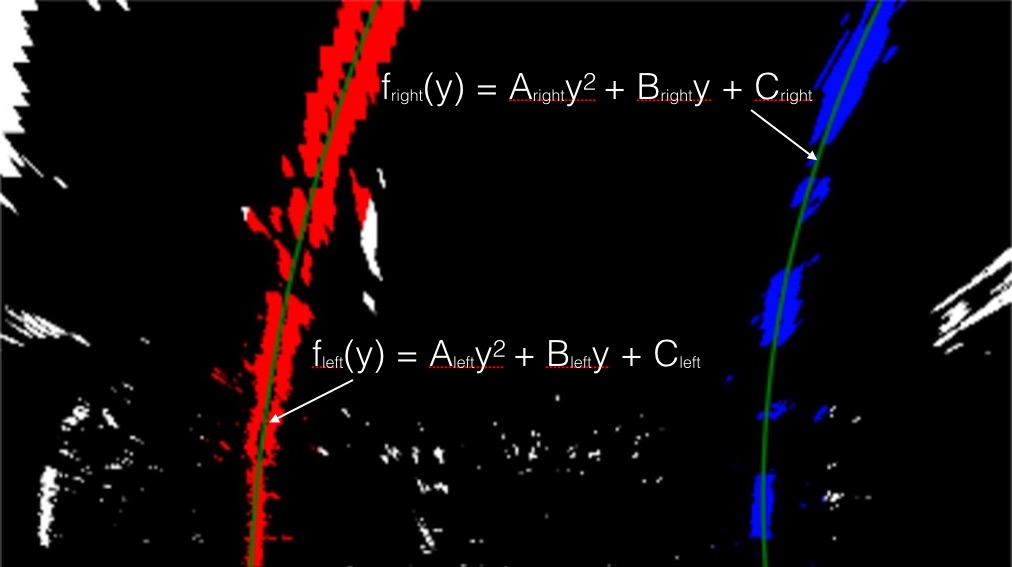
#> input picture CarND-Advanced-Lane-Lines/examples/color_fit_lines.jpg, 1012 x 567 px
$ python -i Line.py   (imports and definitions only)   (older library calls are emulated)
#> lines starting #> are read from the running program, lines starting #| are printed output that depends on the picture; after the words box and inside, x2 and y2 are one past the last pixel; in counts of white or black regions, pixels touching at a corner belong together

import numpy as np
import cv2
import pickle


def pipeline(img, s_thresh=(170, 255), sx_thresh=(30, 150)):
    """pipeline, single images."""
    img = np.copy(img)

    # Convert to HLS color space and separate the l & s channel
    hls = cv2.cvtColor(img, cv2.COLOR_RGB2HLS).astype(np.float)
    l_channel = hls[:,:,1]
    s_channel = hls[:,:,2]

    # Sobel x
    sobelx = cv2.Sobel(l_channel, cv2.CV_64F, 1, 0) # Take the derivative in x
    abs_sobelx = np.absolute(sobelx) # Absolute x derivative to accentuate lines away from horizontal
    scaled_sobel = np.uint8(255*abs_sobelx/np.max(abs_sobelx))

    # Threshold x gradient
    sxbinary = np.zeros_like(scaled_sobel)
    sxbinary[(scaled_sobel >= sx_thresh[0]) & (scaled_sobel <= sx_thresh[1])] = 1

    # Threshold HLS color channel
    s_binary = np.zeros_like(s_channel)
    s_binary[(s_channel >= s_thresh[0]) & (s_channel <= s_thresh[1])] = 1


    # Stack each channel
    # Note color_binary[:, :, 0] is all 0s, effectively an all black image. It might
    # be beneficial to replace this channel with something else.
    color_binary = np.dstack(( np.zeros_like(sxbinary), sxbinary, s_binary))
    final_result = np.zeros_like(sxbinary)
    final_result[(sxbinary == 1) |(s_binary ==1)] =1

    return color_binary, final_result

def warper(img, src, dst):
    """Perspective Transform"""
    # Compute and apply perpective transform
    img_size = (img.shape[1], img.shape[0])
    M = cv2.getPerspectiveTransform(src, dst)
    warped = cv2.warpPerspective(img, M, img_size, flags=cv2.INTER_NEAREST)  # keep same size as input image
    return warped

def lines_sanity_check(lens, left_fit, right_fit, left_curverad, right_curverad):

    """Make sure curves are reasonable."""
    dist_thresh = (500, 1000)    # Distance of left and right lane in pixels
    roc_max_thresh = 10000      # Threshold for straight lines
    roc_diff_thresh = (0, 30000) # Threshold for curved lines

    # Distance Check
    left = left_fit[0]*lens**2 + left_fit[1]*lens + left_fit[2]
    right = right_fit[0]*lens**2 + right_fit[1]*lens + right_fit[2]
    base_diff = np.abs(left - right)
    base_diff_check = (base_diff > dist_thresh[0]) & (base_diff < dist_thresh[1])

    # ROC check
    roc_diff = np.abs(right_curverad - left_curverad)
    roc_max_check = (left_curverad > roc_max_thresh) | (right_curverad > roc_max_thresh)
    roc_diff_check = (roc_diff > roc_diff_thresh[0]) & (roc_diff < roc_diff_thresh[1])
    roc_check = roc_max_check | roc_diff_check

    # Parallel Check. Checking if they are of same sign or not
    coeff1_sign = left_fit[0]*right_fit[0]
    coeff2_sign = left_fit[1]*right_fit[1]
    parallel_check = (coeff1_sign > 0) & (coeff2_sign > 0)

    # Assersion
    if base_diff_check and roc_check and parallel_check:
        return True
    else:
        return False


class Line():
    def __init__(self):

        # load distortion correction
        with open('src/mtx.pkl', 'rb') as temp:
            self.mtx = pickle.load(temp)
        with open('src/dist.pkl', 'rb') as temp:
            self.dist = pickle.load(temp)

        self.SRC_COORDS = np.float32([(203,720),(1127,720),(695,460),(585,460)])
        self.DEST_COORDS = np.float32([(320,720),(960,720),(960,0),(320,0)])


        ## Smoothing parameters below
        # was the line detected in the last iteration?
        self.detected = False
        self.N = 5

        # x values of the last n fits of the line
        self.last_xfitted_left = []
        self.last_xfitted_right = []

        # coefficients of the last n fits of the line
        self.last_fit_left = []
        self.last_fit_right = []

        # average x values of the fitted line over the iterations
        self.bestx_left = []
        self.bestx_right = []
        # polynomial coefficients averaged over the iterations
        self.best_fit_left = []
        self.best_fit_right = []

        # polynomial coefficients for the most last fit
        self.current_fit_left = []
        self.current_fit_right = []

        #radius of curvature of the line in some units
        self.radius_of_curvature_left = None
        self.radius_of_curvature_right = None
        #distance in meters of vehicle center from the line
        self.line_base_pos = None
        #difference in fit coefficients between last and new fits
        self.diffs = np.array([0,0,0], dtype='float')

        self.shape = None
        self.count_faulty_images = 0

        self.position = None

    # Function for obtaining ROC
    def get_radius_of_curvature(self, nonzerox,nonzeroy,left_lane_inds,right_lane_inds,left_fit,right_fit):
        ym_per_pix = 30/720 # meters per pixel in y dimension
        xm_per_pix = 3.7/700 # meters per pixel in x dimension
        leftx = nonzerox[left_lane_inds]
        lefty = nonzeroy[left_lane_inds]
        rightx = nonzerox[right_lane_inds]
        righty = nonzeroy[right_lane_inds]


        y_eval = self.shape[0]

        left_fit_cr = np.polyfit(lefty*ym_per_pix, leftx*xm_per_pix, 2)
        right_fit_cr = np.polyfit(righty*ym_per_pix, rightx*xm_per_pix, 2)

        left_curverad = ((1 + (2*left_fit_cr[0]*y_eval*ym_per_pix + left_fit_cr[1])**2)**1.5) / np.absolute(2*left_fit_cr[0])
        right_curverad = ((1 + (2*right_fit_cr[0]*y_eval*ym_per_pix + right_fit_cr[1])**2)**1.5) / np.absolute(2*right_fit_cr[0])

        return left_curverad, right_curverad

    def detect_lane_lines(self, binary_warped, previous = True):
        # Function to detect lane lines. Previous = True if using previous images
        # Assuming you have created a warped binary image called "binary_warped"
        # Take a histogram of the bottom half of the image
        nwindows = 9
        window_height = np.int(binary_warped.shape[0]/nwindows)
        minpix = 50
        margin = 50
        left_lane_inds = []
        right_lane_inds = []

        nonzero = binary_warped.nonzero()
        nonzeroy = np.array(nonzero[0])
        nonzerox = np.array(nonzero[1])

        if previous == True:
            out_img = np.dstack((binary_warped, binary_warped, binary_warped))*255
            base_y = self.shape[1]-1

            for window in range(nwindows):
                # Identify window boundaries in x and y (and right and left)
                win_y_low = binary_warped.shape[0] - (window+1)*window_height
                win_y_high = binary_warped.shape[0] - window*window_height
                leftx_current = self.current_fit_left[0]*(win_y_high -1)**2 + self.current_fit_left[1]*(win_y_high -1) + self.current_fit_left[2]
                rightx_current = self.current_fit_right[0]*(win_y_high -1)**2 + self.current_fit_right[1]*(win_y_high -1) + self.current_fit_right[2]
                win_xleft_low = leftx_current - margin
                win_xleft_high = leftx_current + margin
                win_xright_low = rightx_current - margin
                win_xright_high = rightx_current + margin
                # Identify the nonzero pixels in x and y within the window
                good_left_inds = ((nonzeroy >= win_y_low) & (nonzeroy < win_y_high) & (nonzerox >= win_xleft_low) & (nonzerox < win_xleft_high)).nonzero()[0]
                good_right_inds = ((nonzeroy >= win_y_low) & (nonzeroy < win_y_high) & (nonzerox >= win_xright_low) & (nonzerox < win_xright_high)).nonzero()[0]
                # Append these indices to the lists
                left_lane_inds.append(good_left_inds)
                right_lane_inds.append(good_right_inds)
        else:
            histogram = np.sum(binary_warped[int(binary_warped.shape[0]/2):,:], axis=0)
            # Create an output image to draw on and  visualize the result
            out_img = np.dstack((binary_warped, binary_warped, binary_warped))*255
            # Find the peak of the left and right halves of the histogram
            # These will be the starting point for the left and right lines
            midpoint = np.int(histogram.shape[0]/2)
            leftx_base = np.argmax(histogram[:midpoint])
            rightx_base = np.argmax(histogram[midpoint:]) + midpoint
            # Current positions to be updated for each window
            leftx_current = leftx_base
            rightx_current = rightx_base
            # Step through the windows one by one
            for window in range(nwindows):
                # Identify window boundaries in x and y (and right and left)
                win_y_low = binary_warped.shape[0] - (window+1)*window_height
                win_y_high = binary_warped.shape[0] - window*window_height
                win_xleft_low = leftx_current - margin
                win_xleft_high = leftx_current + margin
                win_xright_low = rightx_current - margin
                win_xright_high = rightx_current + margin
                # Identify the nonzero pixels in x and y within the window
                good_left_inds = ((nonzeroy >= win_y_low) & (nonzeroy < win_y_high) & (nonzerox >= win_xleft_low) & (nonzerox < win_xleft_high)).nonzero()[0]
                good_right_inds = ((nonzeroy >= win_y_low) & (nonzeroy < win_y_high) & (nonzerox >= win_xright_low) & (nonzerox < win_xright_high)).nonzero()[0]
                # Append these indices to the lists
                left_lane_inds.append(good_left_inds)
                right_lane_inds.append(good_right_inds)
                # If you found > minpix pixels, laster next window on their mean position
                if len(good_left_inds) > minpix:
                    leftx_current = np.int(np.mean(nonzerox[good_left_inds]))
                if len(good_right_inds) > minpix:
                    rightx_current = np.int(np.mean(nonzerox[good_right_inds]))

        # Concatenate the arrays of indices
        left_lane_inds = np.concatenate(left_lane_inds)
        right_lane_inds = np.concatenate(right_lane_inds)

        # Extract left and right line pixel positions
        leftx = nonzerox[left_lane_inds]
        lefty = nonzeroy[left_lane_inds]
        rightx = nonzerox[right_lane_inds]
        righty = nonzeroy[right_lane_inds]

        # Fit a second order polynomial to each
        try:
            left_fit = np.polyfit(lefty, leftx, 2)
            right_fit = np.polyfit(righty, rightx, 2)
        except:
            left_fit = []
            right_fit = []
        return out_img, left_fit, right_fit, nonzerox, nonzeroy, left_lane_inds, right_lane_inds

    def _image_preprocessing(self, image):
        # image preprocessing
        image = cv2.cvtColor(image,cv2.COLOR_BGR2RGB)
        self.shape = image.shape
        image = cv2.undistort(image, self.mtx, self.dist, None, self.mtx)
        pipeline_result, final_result = pipeline(image)                  # gradient thresholding
        warped = warper(final_result, self.SRC_COORDS, self.DEST_COORDS) # perspective transform
        return warped, image

    def _calc_dist_from_center(self):
        # meters from center
        xm_per_pix = 3.7/700 # meteres per pixel in x dimension
        screen_middel_pixel = self.shape[1]/2
        y_eval = self.shape[0]
        left_lane_pixel =  self.best_fit_left[0]*y_eval**2 + self.best_fit_left[1]*y_eval + self.best_fit_left[2]
        right_lane_pixel = self.best_fit_right[0]*y_eval**2 + self.best_fit_right[1]*y_eval + self.best_fit_right[2]
        car_middle_pixel = int((right_lane_pixel + left_lane_pixel)/2)
        screen_off_center = screen_middel_pixel-car_middle_pixel
        meters_off_center = xm_per_pix * screen_off_center
        self.position = meters_off_center

    def _append_and_smoothing(self):
        ploty = np.linspace(0, self.shape[0]-1, self.shape[0])
        left_ = self.current_fit_left[0]*ploty**2 + self.current_fit_left[1]*ploty + self.current_fit_left[2]
        right_ = self.current_fit_right[0]*ploty**2 + self.current_fit_right[1]*ploty + self.current_fit_right[2]

        self.last_xfitted_left.append(left_)
        self.last_xfitted_right.append(right_)
        self.last_fit_left.append(self.current_fit_left)
        self.last_fit_right.append(self.current_fit_right)

        if not len(self.last_xfitted_left):
            # This is because first image is different from rest of the images
            self.bestx_left.append(left_)
            self.bestx_right.append(right_)
            self.best_fit_left = self.current_fit_left
            self.best_fit_right = self.current_fit_right

        else: # we only we a weighted MV of the last N segments.
            if len(self.last_xfitted_left) > self.N:
                self.last_xfitted_left = self.last_xfitted_left[1:]
                self.last_xfitted_right = self.last_xfitted_right[1:]
                self.last_fit_left = self.last_fit_left[1:]
                self.last_fit_right = self.last_fit_right[1:]

            # Gettting the new bestx
            self.bestx_left = np.mean(self.last_xfitted_left, axis=0).astype(int).tolist()
            self.bestx_right = np.mean(self.last_xfitted_right, axis=0).astype(int).tolist()
            # Getting the new best_fit
            self.best_fit_left = np.mean(self.last_fit_left, axis=0).tolist()
            self.best_fit_right = np.mean(self.last_fit_right, axis=0).tolist()

    def _get_road_image(self, warped, image):
        ploty = np.linspace(0, warped.shape[0]-1, warped.shape[0] )
        left_fitx  = self.best_fit_left[0]*ploty**2  + self.best_fit_left[1]*ploty  + self.best_fit_left[2]
        right_fitx = self.best_fit_right[0]*ploty**2 + self.best_fit_right[1]*ploty + self.best_fit_right[2]

        Minv = cv2.getPerspectiveTransform(self.DEST_COORDS, self.SRC_COORDS)
        warp_zero = np.zeros_like(warped).astype(np.uint8)
        color_warp = np.dstack((warp_zero, warp_zero, warp_zero))
        pts_left = np.array([np.transpose(np.vstack([left_fitx, ploty]))])
        pts_right = np.array([np.flipud(np.transpose(np.vstack([right_fitx, ploty])))])
        pts = np.hstack((pts_left, pts_right))

        # Get the distance from center for the image
        self._calc_dist_from_center()

        # Draw the lane onto the warped blank image
        cv2.fillPoly(color_warp, np.int_([pts]), (0,255, 0))
        # Warp the blank back to original image space using inverse perspective matrix (Minv)
        newwarp = cv2.warpPerspective(color_warp, Minv, (self.shape[1], self.shape[0]))
        # Combine the result with the original image
        result = cv2.addWeighted(image, 1, newwarp, 0.3, 0)
        cv2.putText(result, 'Radius of Curvature :' + str(round(self.radius_of_curvature_left,0)) + "," + str(round(self.radius_of_curvature_right,0)), (30, 60), cv2.FONT_HERSHEY_COMPLEX, 1, (255,0,0), 2)
        cv2.putText(result, 'Distance from Center :' + str(round(self.position,2)) , (30, 90), cv2.FONT_HERSHEY_COMPLEX, 1, (255,0,0), 2)
        result = cv2.cvtColor(result,cv2.COLOR_BGR2RGB)
        return result

    def iter_once(self, image):
        warped, image = self._image_preprocessing(image)

        out_img, left_fit, right_fit, nonzerox, nonzeroy, left_lane_inds, right_lane_inds = self.detect_lane_lines(warped, self.detected)
        # leftcurverad, rightcurverad = self.get_radius_of_curvature(nonzerox, nonzeroy, left_lane_inds, right_lane_inds, left_fit, right_fit)
        try:
            leftcurverad, rightcurverad = self.get_radius_of_curvature(nonzerox, nonzeroy, left_lane_inds, right_lane_inds, left_fit, right_fit)
            sanity_check = lines_sanity_check(self.shape[0]-1, left_fit, right_fit, leftcurverad, rightcurverad)
        except:
            leftcurverad, rightcurverad = self.radius_of_curvature_left, self.radius_of_curvature_right
            sanity_check = False

        if sanity_check or len(self.last_xfitted_left)==0: # either pass sanity check, or is the first frame.
            self.detected =True
        else: # do another round with self.detected = False
            if self.count_faulty_images < 3:
                self.detected= False
                self.count_faulty_images += 1
                return self._get_road_image(warped, image)
            else:
                self.count_faulty_images = 0
                out_img, left_fit, right_fit, nonzerox, nonzeroy, left_lane_inds, right_lane_inds = self.detect_lane_lines(warped,False)
                try:
                    leftcurverad,rightcurverad = self.get_radius_of_curvature(nonzerox,nonzeroy,left_lane_inds,right_lane_inds,left_fit,right_fit)
                    sanity_check2 = lines_sanity_check(self.shape[0]-1, left_fit, right_fit, leftcurverad, rightcurverad)
                except:
                    leftcurverad, rightcurverad = self.radius_of_curvature_left, self.radius_of_curvature_right
                    sanity_check2 = False
                if sanity_check:
                    self.detected =True
                else:
                    self.detected = False
                    self.count_faulty_images += 1
                    return self._get_road_image(warped, image)

        self.current_fit_left = left_fit
        self.current_fit_right = right_fit
        self.radius_of_curvature_left = leftcurverad
        self.radius_of_curvature_right = rightcurverad
        # append results and smoothing
        self._append_and_smoothing()

        # Generation of Final Image
        final_image = self._get_road_image(warped, image)

        return final_image


>>> import cv2
>>> picture = cv2.cvtColor(cv2.imread('../examples/color_fit_lines.jpg'), cv2.COLOR_BGR2RGB)
>>> result = Line().iter_once(picture)
#> (reads CarND-Advanced-Lane-Lines/src/mtx.pkl from the repository)
#> (reads CarND-Advanced-Lane-Lines/src/dist.pkl from the repository)
#> in _image_preprocessing, image is the input picture: shape (567, 1012, 3); mean B, G, R 11.4, 8.2, 15.7
#> in pipeline, `hls = cv2.cvtColor(img, cv2.COLOR_RGB2HLS).astype(np.float)`:
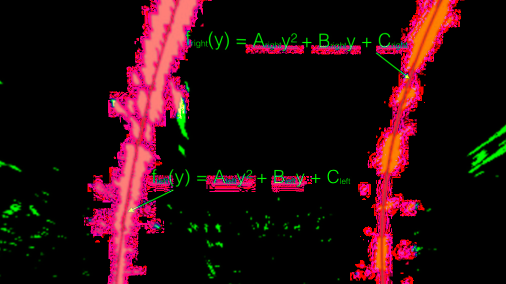
#> hls: shape (567, 1012, 3) float64 (shown at 1/2 size); mean of channels 0, 1, 2 15.6, 11.5, 40; drawn as B, G, R
#> in pipeline, `sobelx = cv2.Sobel(l_channel, cv2.CV_64F, 1, 0)`:
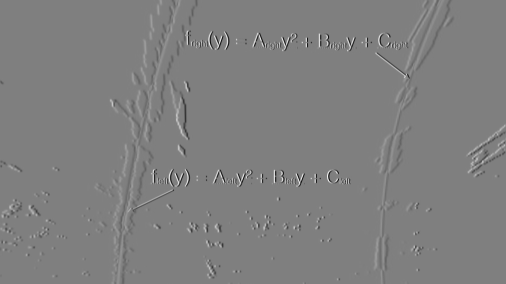
#> sobelx: shape (567, 1012) float64 (shown at 1/2 size); min -1018, max 1017, mean 0; drawn with min black and max white
#> in pipeline, `abs_sobelx = np.absolute(sobelx)`:
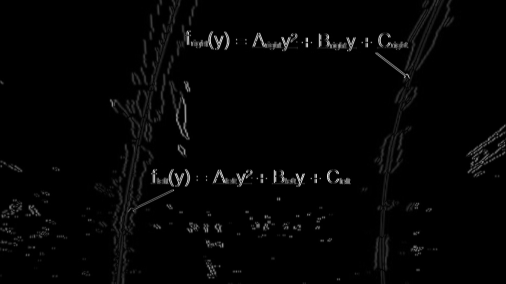
#> abs_sobelx: shape (567, 1012) float64 (shown at 1/2 size); min 0, max 1018, mean 18.4; drawn with min black and max white
#> in _image_preprocessing, `pipeline_result, final_result = pipeline(image)`:
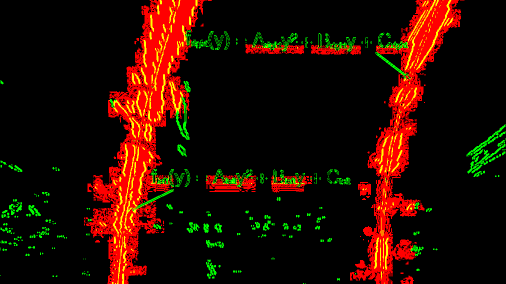
#> pipeline_result: shape (567, 1012, 3) float64 (shown at 1/2 size); mean B, G, R 0, 0.0448, 0.157
#> in _image_preprocessing, `pipeline_result, final_result = pipeline(image)`:
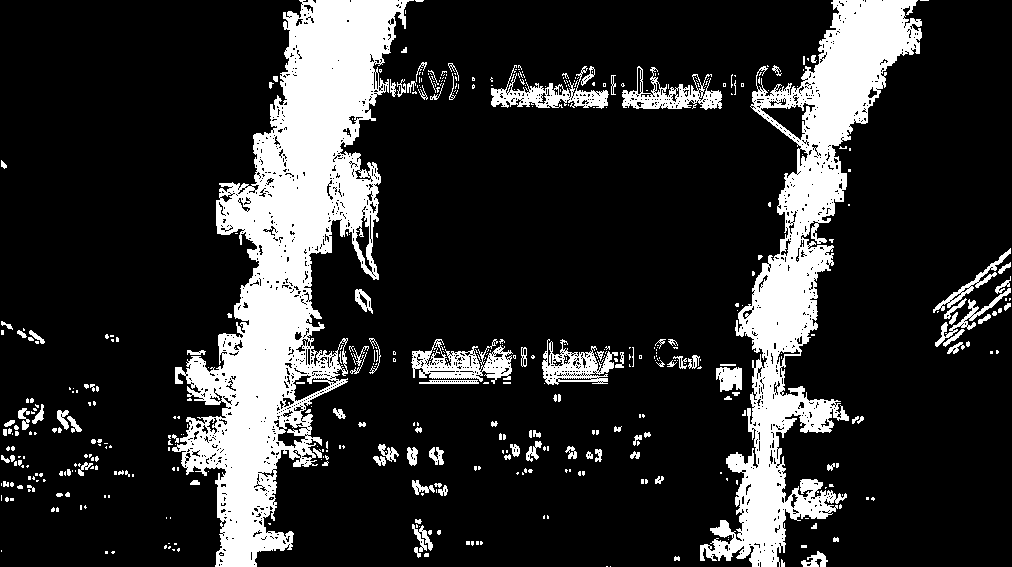
#> final_result: shape (567, 1012); values 0 (black) and 1 (white), 18% white; 483 white regions (365 under 20 px), largest, box (x1, y1, x2, y2) and area: (172, 0, 414, 567) 51615, (700, 0, 922, 567) 33741, (411, 339, 513, 384) 2151
#> in warper, `warped = cv2.warpPerspective(img, M, img_size, flags=cv2.INTER_NEAREST)`:
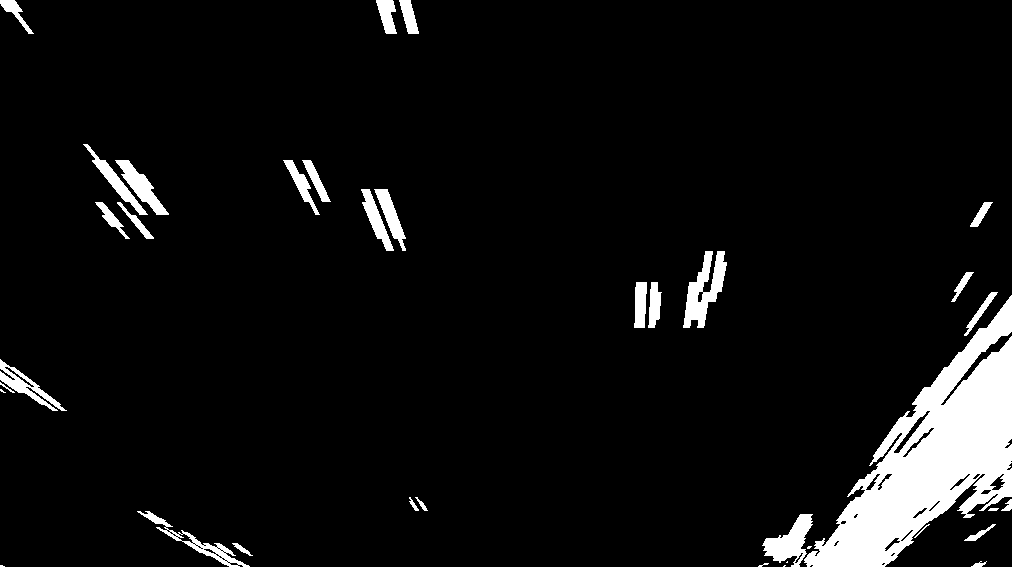
#> warped: shape (567, 1012); values 0 (black) and 1 (white), 6.2% white; 36 white regions (6 under 20 px), largest, box (x1, y1, x2, y2) and area: (804, 295, 1012, 567) 22845, (683, 251, 727, 328) 1630, (762, 514, 813, 567) 1283
#> (the rest of the program and of its run is left out)
